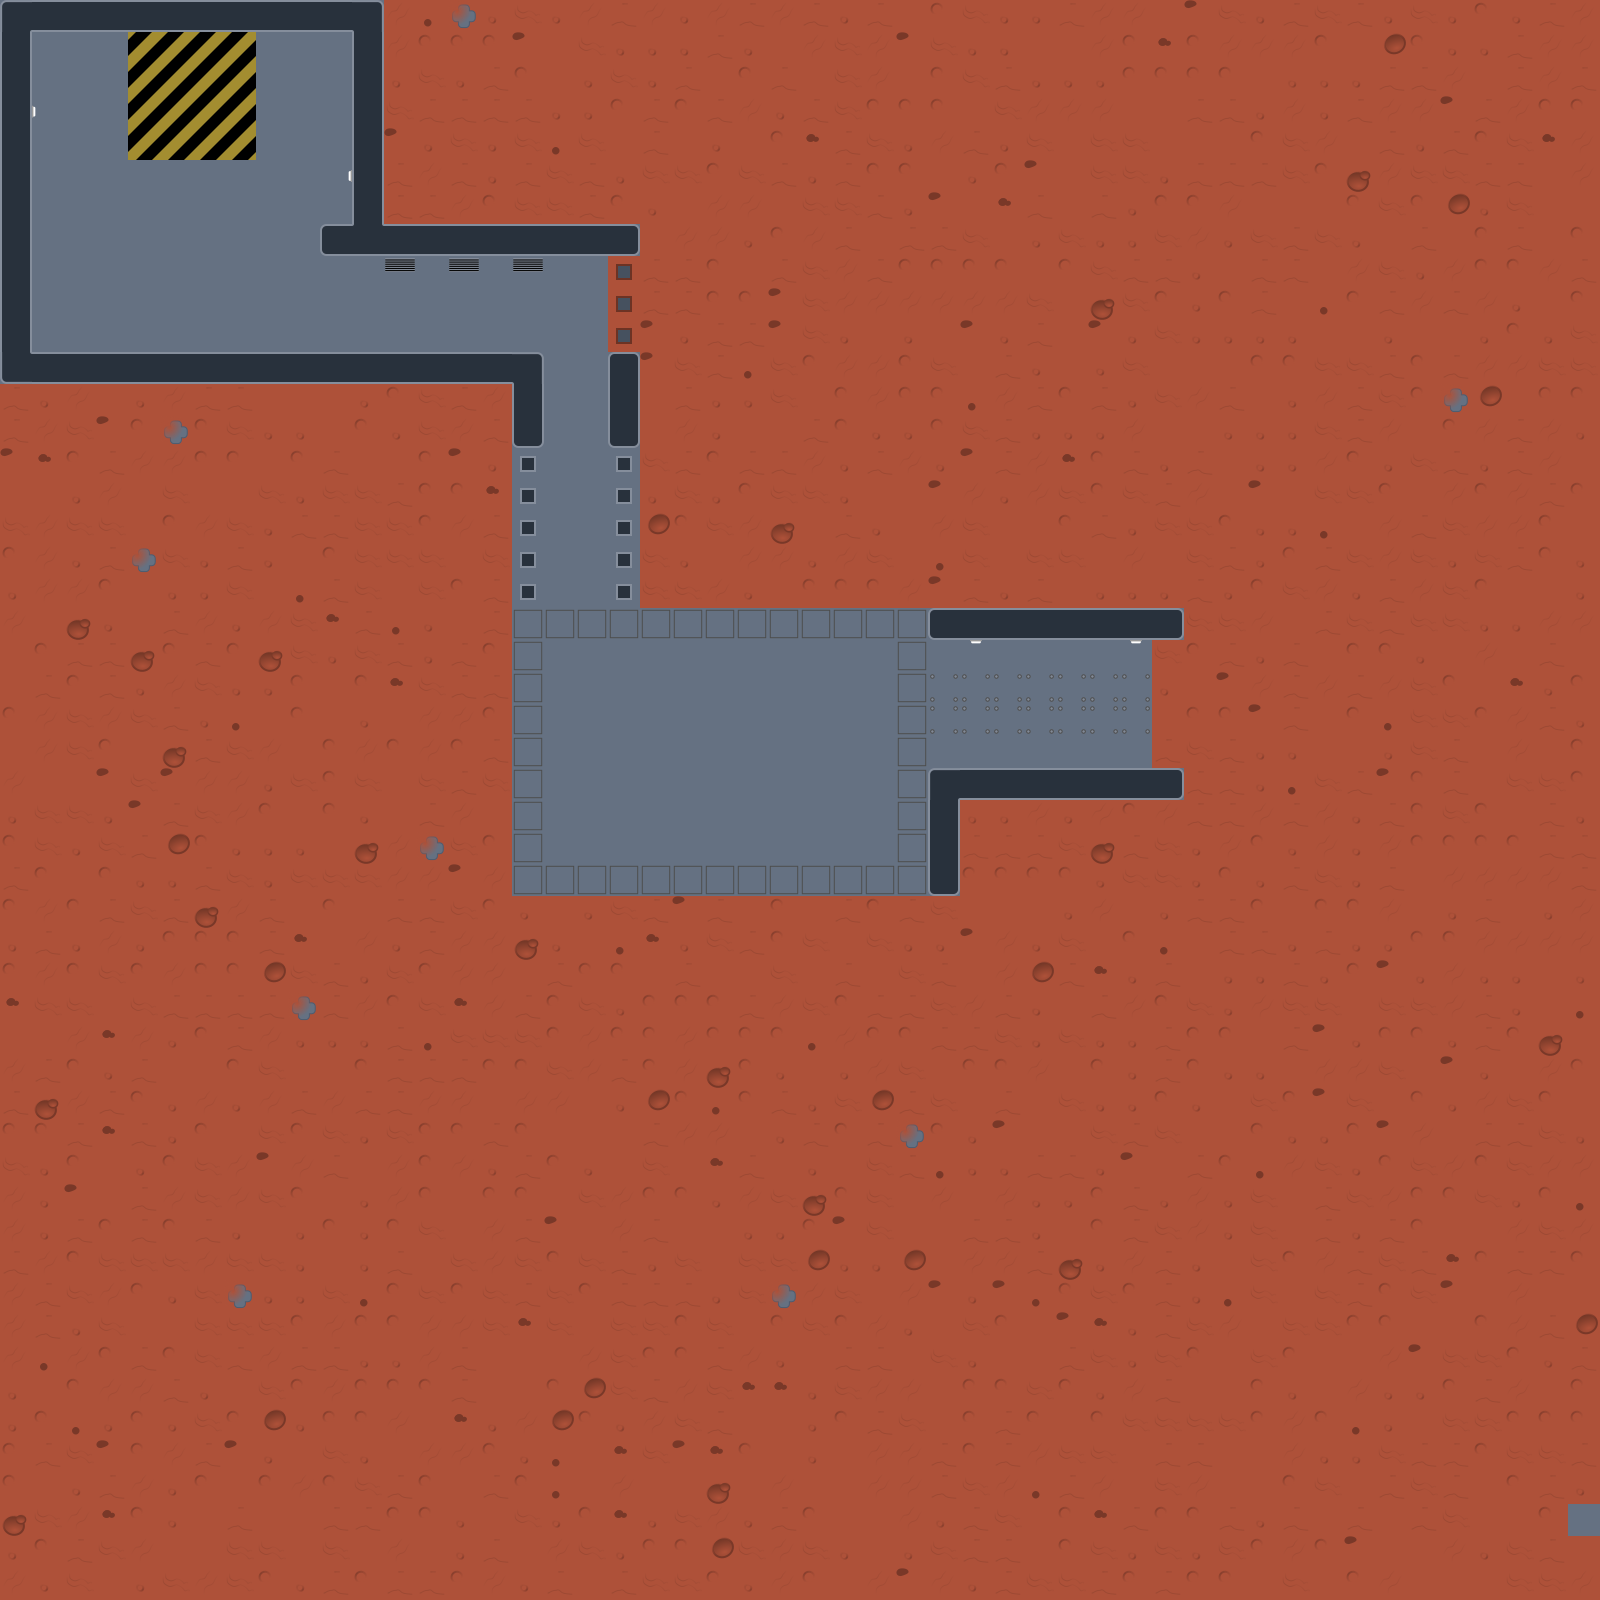

Tiled map render using the project's own tile images. Description and the map definition, with tile-layer contents summarised, below:
An orthogonal 50x50 tile map with 32x32 px tiles, 1 tile layer (Base), 2 tilesets and 3 objects (2x Crate, Fab).

<map version="1.0" tiledversion="1.0.3" orientation="orthogonal" renderorder="right-up" width="50" height="50" tilewidth="32" tileheight="32" nextobjectid="8">
 <tileset firstgid="1" source="mars_margin.tsx" />
 <tileset firstgid="145" source="objects.tsx" />
 <layer name="Base" width="50" height="50">
  <data>[2500 cells, 2500 non-empty, 33 distinct tile ids]</data>
 </layer>
 <objectgroup name="Objects">
  <object id="2" type="Fab" gid="157" x="160" y="128" width="64" height="64" />
  <object id="4" type="Crate" x="64" y="288" width="30" height="29" />
  <object id="7" type="Crate" x="102" y="304" width="30" height="29" />
 </objectgroup>
</map>
